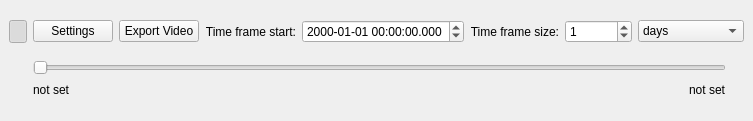
<?xml version="1.0" encoding="UTF-8"?>
<ui version="4.0">
 <class>timeManager</class>
 <widget class="QDockWidget" name="timeManager">
  <property name="geometry">
   <rect>
    <x>0</x>
    <y>0</y>
    <width>720</width>
    <height>121</height>
   </rect>
  </property>
  <property name="sizePolicy">
   <sizepolicy hsizetype="Preferred" vsizetype="Preferred">
    <horstretch>0</horstretch>
    <verstretch>0</verstretch>
   </sizepolicy>
  </property>
  <property name="minimumSize">
   <size>
    <width>720</width>
    <height>121</height>
   </size>
  </property>
  <property name="windowTitle">
   <string>Time Manager</string>
  </property>
  <widget class="QWidget" name="dockWidgetContents">
   <property name="sizePolicy">
    <sizepolicy hsizetype="Preferred" vsizetype="MinimumExpanding">
     <horstretch>0</horstretch>
     <verstretch>0</verstretch>
    </sizepolicy>
   </property>
   <layout class="QVBoxLayout" name="verticalLayout">
    <item>
     <layout class="QHBoxLayout" name="horizontalLayout">
      <item>
       <widget class="QPushButton" name="pushButtonToggleTime">
        <property name="sizePolicy">
         <sizepolicy hsizetype="Fixed" vsizetype="Fixed">
          <horstretch>0</horstretch>
          <verstretch>0</verstretch>
         </sizepolicy>
        </property>
        <property name="minimumSize">
         <size>
          <width>18</width>
          <height>18</height>
         </size>
        </property>
        <property name="maximumSize">
         <size>
          <width>23</width>
          <height>23</height>
         </size>
        </property>
        <property name="text">
         <string/>
        </property>
        <property name="icon">
         <iconset resource="resources.qrc">
          <normaloff>:/images/power_off.png</normaloff>
          <normalon>:/images/power_on.png</normalon>:/images/power_off.png</iconset>
        </property>
        <property name="iconSize">
         <size>
          <width>18</width>
          <height>18</height>
         </size>
        </property>
        <property name="checkable">
         <bool>true</bool>
        </property>
        <property name="checked">
         <bool>true</bool>
        </property>
        <property name="flat">
         <bool>true</bool>
        </property>
       </widget>
      </item>
      <item>
       <widget class="QPushButton" name="pushButtonOptions">
        <property name="sizePolicy">
         <sizepolicy hsizetype="Fixed" vsizetype="Fixed">
          <horstretch>0</horstretch>
          <verstretch>0</verstretch>
         </sizepolicy>
        </property>
        <property name="text">
         <string>Settings</string>
        </property>
       </widget>
      </item>
      <item>
       <widget class="QPushButton" name="pushButtonExportVideo">
        <property name="enabled">
         <bool>true</bool>
        </property>
        <property name="sizePolicy">
         <sizepolicy hsizetype="Preferred" vsizetype="Fixed">
          <horstretch>0</horstretch>
          <verstretch>0</verstretch>
         </sizepolicy>
        </property>
        <property name="text">
         <string>Export Video</string>
        </property>
       </widget>
      </item>
      <item>
       <widget class="QLabel" name="label_2">
        <property name="text">
         <string>Time frame start:</string>
        </property>
        <property name="alignment">
         <set>Qt::AlignRight|Qt::AlignTrailing|Qt::AlignVCenter</set>
        </property>
       </widget>
      </item>
      <item>
       <widget class="QDateTimeEdit" name="dateTimeEditCurrentTime">
        <property name="displayFormat">
         <string>yyyy-MM-dd HH:mm:ss.zzz</string>
        </property>
       </widget>
      </item>
      <item>
       <widget class="QLabel" name="label">
        <property name="text">
         <string>Time frame size:</string>
        </property>
        <property name="alignment">
         <set>Qt::AlignRight|Qt::AlignTrailing|Qt::AlignVCenter</set>
        </property>
       </widget>
      </item>
      <item>
       <widget class="QSpinBox" name="spinBoxTimeExtent">
        <property name="maximum">
         <number>1000000000</number>
        </property>
        <property name="value">
         <number>1</number>
        </property>
       </widget>
      </item>
      <item>
       <widget class="QComboBox" name="comboBoxTimeExtent">
        <property name="currentIndex">
         <number>5</number>
        </property>
        <item>
         <property name="text">
          <string>microseconds</string>
         </property>
        </item>
        <item>
         <property name="text">
          <string>milliseconds</string>
         </property>
        </item>
        <item>
         <property name="text">
          <string>seconds</string>
         </property>
        </item>
        <item>
         <property name="text">
          <string>minutes</string>
         </property>
        </item>
        <item>
         <property name="text">
          <string>hours</string>
         </property>
        </item>
        <item>
         <property name="text">
          <string>days</string>
         </property>
        </item>
        <item>
         <property name="text">
          <string>weeks</string>
         </property>
        </item>
       </widget>
      </item>
      <item>
       <spacer name="horizontalSpacer_2">
        <property name="orientation">
         <enum>Qt::Horizontal</enum>
        </property>
        <property name="sizeHint" stdset="0">
         <size>
          <width>40</width>
          <height>20</height>
         </size>
        </property>
       </spacer>
      </item>
     </layout>
    </item>
    <item>
     <layout class="QGridLayout" name="gridLayout">
      <item row="0" column="0">
       <widget class="QPushButton" name="pushButtonBack">
        <property name="minimumSize">
         <size>
          <width>12</width>
          <height>12</height>
         </size>
        </property>
        <property name="maximumSize">
         <size>
          <width>12</width>
          <height>12</height>
         </size>
        </property>
        <property name="text">
         <string/>
        </property>
        <property name="icon">
         <iconset resource="resources.qrc">
          <normaloff>:/images/back.png</normaloff>:/images/back.png</iconset>
        </property>
        <property name="iconSize">
         <size>
          <width>12</width>
          <height>12</height>
         </size>
        </property>
        <property name="flat">
         <bool>true</bool>
        </property>
       </widget>
      </item>
      <item row="0" column="1" colspan="3">
       <widget class="QSlider" name="horizontalTimeSlider">
        <property name="minimumSize">
         <size>
          <width>0</width>
          <height>12</height>
         </size>
        </property>
        <property name="maximumSize">
         <size>
          <width>16777215</width>
          <height>20</height>
         </size>
        </property>
        <property name="orientation">
         <enum>Qt::Horizontal</enum>
        </property>
       </widget>
      </item>
      <item row="0" column="4">
       <widget class="QPushButton" name="pushButtonForward">
        <property name="maximumSize">
         <size>
          <width>12</width>
          <height>12</height>
         </size>
        </property>
        <property name="text">
         <string/>
        </property>
        <property name="icon">
         <iconset resource="resources.qrc">
          <normaloff>:/images/forward.png</normaloff>:/images/forward.png</iconset>
        </property>
        <property name="flat">
         <bool>true</bool>
        </property>
       </widget>
      </item>
      <item row="1" column="0">
       <widget class="QPushButton" name="pushButtonPlay">
        <property name="enabled">
         <bool>true</bool>
        </property>
        <property name="sizePolicy">
         <sizepolicy hsizetype="Minimum" vsizetype="Fixed">
          <horstretch>0</horstretch>
          <verstretch>0</verstretch>
         </sizepolicy>
        </property>
        <property name="maximumSize">
         <size>
          <width>18</width>
          <height>18</height>
         </size>
        </property>
        <property name="text">
         <string/>
        </property>
        <property name="icon">
         <iconset resource="resources.qrc">
          <normaloff>:/images/play.png</normaloff>:/images/play.png</iconset>
        </property>
        <property name="checkable">
         <bool>true</bool>
        </property>
        <property name="checked">
         <bool>false</bool>
        </property>
        <property name="flat">
         <bool>true</bool>
        </property>
       </widget>
      </item>
      <item row="1" column="1">
       <widget class="QLabel" name="labelStartTime">
        <property name="maximumSize">
         <size>
          <width>16777215</width>
          <height>18</height>
         </size>
        </property>
        <property name="text">
         <string>not set</string>
        </property>
       </widget>
      </item>
      <item row="1" column="2">
       <spacer name="horizontalSpacer">
        <property name="orientation">
         <enum>Qt::Horizontal</enum>
        </property>
        <property name="sizeHint" stdset="0">
         <size>
          <width>40</width>
          <height>10</height>
         </size>
        </property>
       </spacer>
      </item>
      <item row="1" column="3">
       <widget class="QLabel" name="labelEndTime">
        <property name="maximumSize">
         <size>
          <width>16777215</width>
          <height>18</height>
         </size>
        </property>
        <property name="text">
         <string>not set</string>
        </property>
       </widget>
      </item>
     </layout>
    </item>
   </layout>
  </widget>
 </widget>
 <resources>
  <include location="resources.qrc"/>
 </resources>
 <connections/>
</ui>
